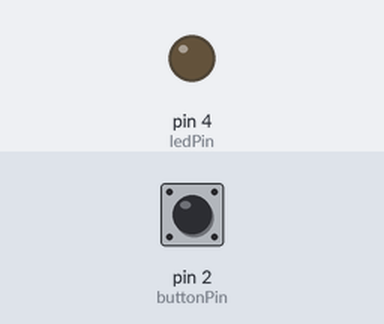
The sketch below on a simulated Arduino Uno, built with avr-gcc and run on an emulated ATmega328P. Shown: output pins drawn as LEDs (lit = HIGH). The inputs (shaded band) are chosen by the test bench; at power-on: pin 2 (buttonPin) HIGH.

Above: at 1.2 s.
1.3 s: pin 2 (buttonPin) pulled LOW for 0.15 s
At 1.37 s:
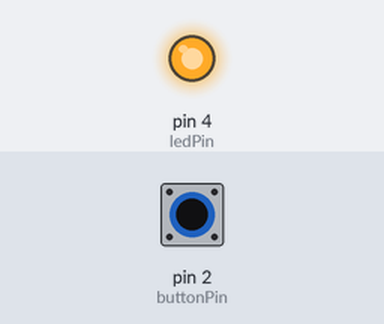
2.9 s: pin 2 (buttonPin) pulled LOW for 3.2 s
At 7.1 s:
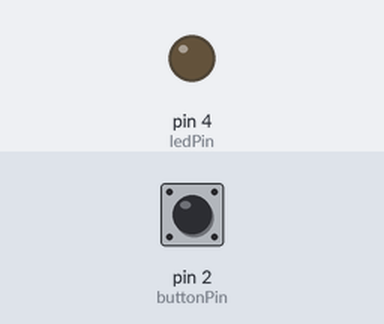
Timing chart, 0 to 8.6 s (numbered marks = the images above; inputs shaded):
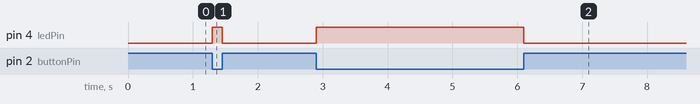

Measured:
- after the input at 1.3 s, pin 4 (ledPin): LOW → HIGH at once, → LOW 0.15 s later
- after the input at 2.9 s, pin 4 (ledPin): LOW → HIGH at once, → LOW 3.2 s later

The sketch:

Press-Button.ino
```cpp
// Define pin numbers
const int buttonPin = 2;    // Push button connected to pin 2
const int ledPin = 4;      // Built-in LED on pin 13

int buttonState = 0;        // Variable to hold button state

void setup() {
  pinMode(buttonPin, INPUT_PULLUP); // Enable internal pull-up resistor
  pinMode(ledPin, OUTPUT);          // Set LED pin as output
}

void loop() {
  buttonState = digitalRead(buttonPin);  // Read the button state

  if (buttonState == LOW) {              // Button is pressed (LOW with pull-up)
    digitalWrite(ledPin, HIGH);          // Turn LED ON
  } else {
    digitalWrite(ledPin, LOW);           // Turn LED OFF
  }
}
```
